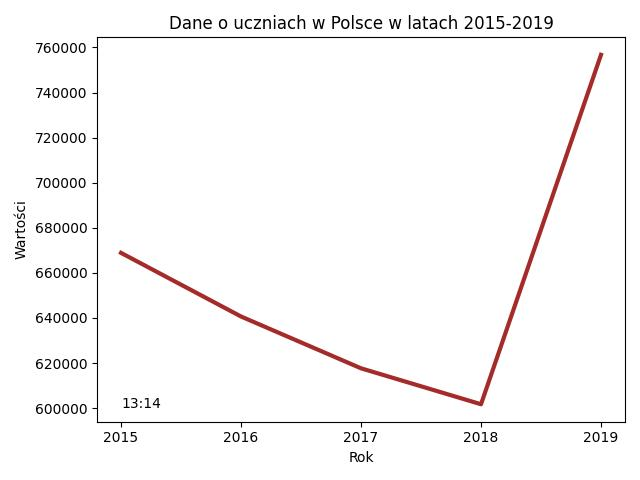

This figure's Python source:
import pandas as pd
import numpy as np
import matplotlib.pyplot as plt

dane = pd.read_excel("uczniowie6.xlsx")
rok = dane["Rok"]
wart = dane["Wartość"]
plt.plot(rok, wart, color="brown", linewidth=3)
plt.annotate(xy=[2015, 600000], text="13:14")
plt.xticks(rok, rok)
plt.xlabel("Rok")
plt.ylabel("Wartości")
plt.title("Dane o uczniach w Polsce w latach 2015-2019")
plt.tight_layout()
plt.savefig("zad2.jpg")
plt.show()